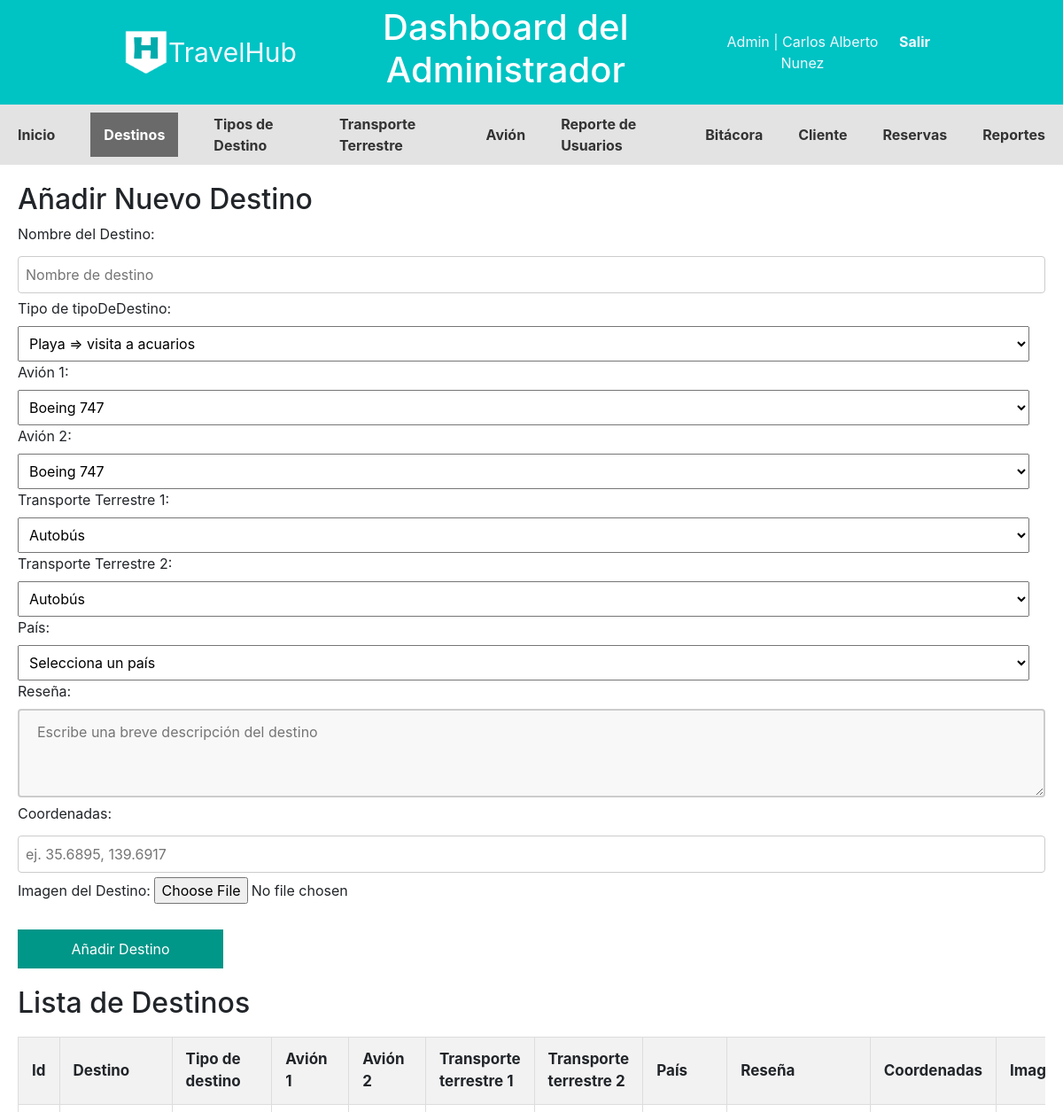
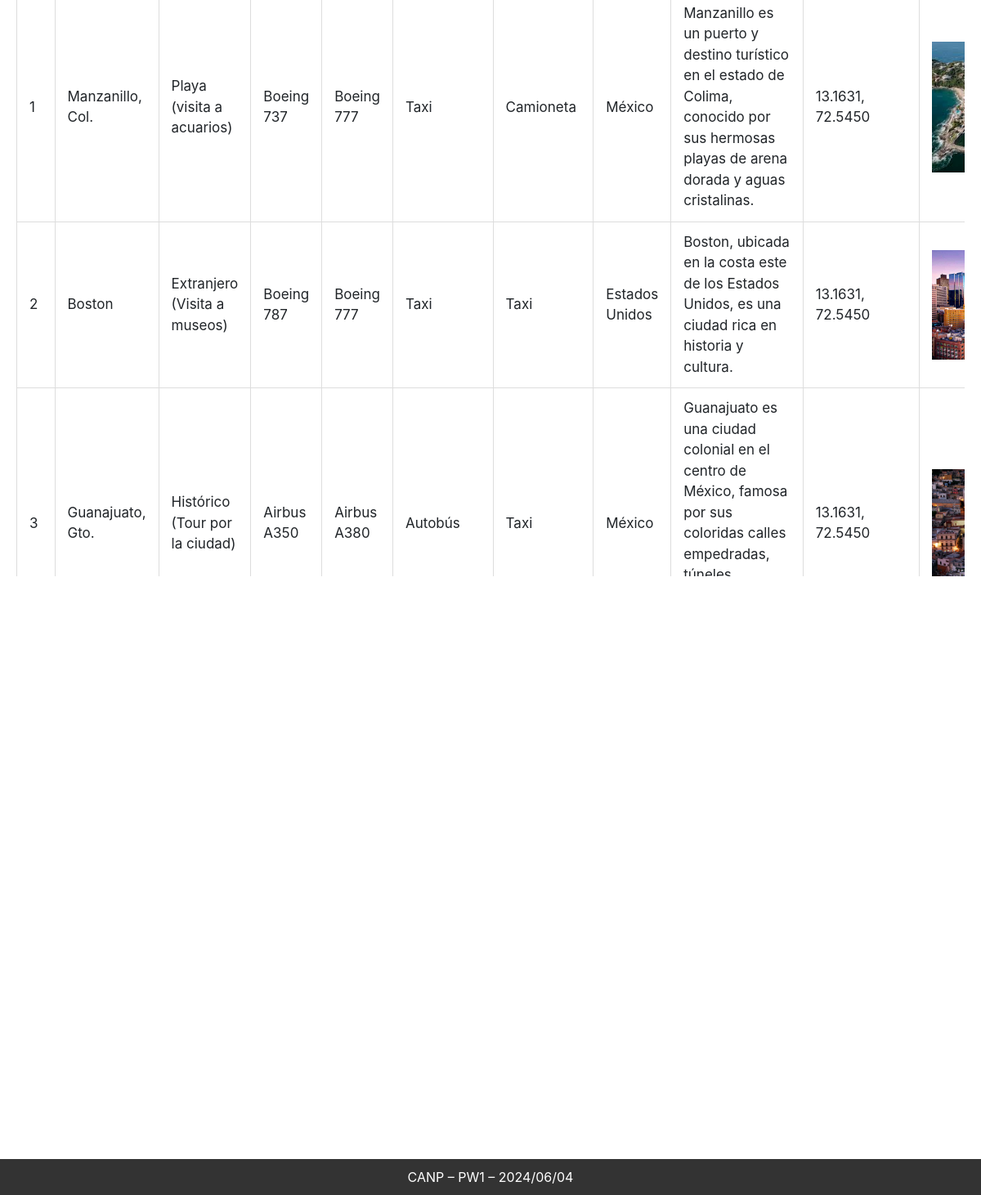
Screenshot of /Admin/CANP_Destino (signed in) with the database file from the repository (2 pictures, top to bottom).
### tables this page shows
CREATE TABLE `tbldestino` (
  `id_destino` int(11) NOT NULL,
  `nombre_destino` varchar(255) NOT NULL,
  `id_tipodestino` int(11) DEFAULT NULL,
  `id_avion1` int(11) DEFAULT NULL,
  `id_avion2` int(11) DEFAULT NULL,
  `id_transpterrestre1` int(11) DEFAULT NULL,
  `id_transpterrestre2` int(11) DEFAULT NULL,
  `pais` varchar(255) DEFAULT NULL,
  `resenia` varchar(255) DEFAULT NULL,
  `coordenadas` varchar(255) DEFAULT NULL,
  `imagen_destino` blob DEFAULT NULL
);

CREATE TABLE `tbltipodestino` (
  `id_tipodestino` int(11) NOT NULL,
  `Nombre_destino` varchar(255) NOT NULL,
  `Actividades_populares` varchar(255) NOT NULL,
  `Epoca_sugerida` varchar(255) NOT NULL
);

CREATE TABLE `tblavion` (
  `id_avion` int(11) NOT NULL,
  `numero_serie` varchar(255) DEFAULT NULL,
  `modelo` varchar(255) DEFAULT NULL,
  `capacidad_asientos` int(11) NOT NULL,
  `empresa_propietaria` varchar(255) DEFAULT NULL
);

CREATE TABLE `tbltransporteterrestre` (
  `id_transpterrestre` int(11) NOT NULL,
  `tipo_transporte` varchar(255) DEFAULT NULL,
  `placa` varchar(255) DEFAULT NULL,
  `capacidad_pasajeros` int(11) NOT NULL,
  `anio_fabricacion` int(11) NOT NULL,
  `empresa_propietaria` varchar(255) DEFAULT NULL
);

### Controllers/templateCtr.php (called while the page is built)
<?php
class Template
{
    public static function templateCtr()
    {
        include 'Views/plantilla.php';
    }
}

### index.php (called while the page is built, shortened)
<?php
include_once "Controllers/templateCtr.php";
include_once "Controllers/rutaCtr.php";
include_once "Controllers/avionCtr.php";
include_once "Controllers/destinosCtr.php";
include_once "Controllers/transporteTerrestreCtr.php";
include_once "Models/avionMdl.php";
include_once "Models/destinosMdl.php";
include_once "Models/transporteTerrestreMdl.php";
$template = new Template();
$template->templateCtr();

### Models/destinosMdl.php (called while the page is built, shortened)
<?php
class DestinoMdl {
public static function canp_leer_destinos_mdl() {
    try {
        $db = Conexion::conectar();
        $sql = "SELECT * FROM tbldestino";
        $stmt = $db->prepare($sql);
        $stmt->execute();
        return $stmt->fetchAll();
    } catch (PDOException $e) {
        return "Error al leer datos del destino: " . $e->getMessage();
    }
}
    public static function canp_leer_tipos_destinos_mdl() {
        try {
            $db = Conexion::conectar();
            $sql = "SELECT * FROM tbltipodestino";
            $stmt = $db->prepare($sql);
            $stmt->execute();
            return $stmt->fetchAll();
        } catch (PDOException $e) {
            return "Error al leer datos de tipos de destino: " . $e->getMessage();
        }
    }
    public static function canp_leer_tipo_destino_id_mdl($idTipoDestino) {
        try {
            $db = Conexion::conectar();
            $sql = "SELECT * FROM tbltipodestino WHERE id_tipodestino = :id_tipodestino";
            $stmt = $db->prepare($sql);
            $stmt->bindParam(':id_tipodestino', $idTipoDestino);
            $stmt->execute();
            return $stmt->fetch();
        } catch (PDOException $e) {
            return "Error al leer datos de tipos de destino: " . $e->getMessage();
        }
    }
}

### Controllers/destinosCtr.php (called while the page is built, shortened)
<?php
class DestinoCtr {
public static function canp_leer_destinos_ctr() {
    $respuesta = DestinoMdl::canp_leer_destinos_mdl();
    return $respuesta;
}
public static function canp_leer_tipos_destinos_ctr() {
    $respuesta = DestinoMdl::canp_leer_tipos_destinos_mdl();
    return $respuesta;
}
public static function canp_leer_tipo_destino_id_ctr($idTipoDestino) {
    $respuesta = DestinoMdl::canp_leer_tipo_destino_id_mdl($idTipoDestino);
    return $respuesta;
}
}

### Models/avionMdl.php (called while the page is built, shortened)
<?php
class AvionMdl {
public static function canp_leer_avion_id_mdl($avion) {
    try {
        $db = Conexion::conectar();
        $sql = "SELECT * FROM tblavion WHERE id_avion = :id";
        $stmt = $db->prepare($sql);
        $stmt->bindParam(':id', $avion);
        $stmt->execute();
        return $stmt->fetch();
    } catch (PDOException $e) {
        return "Error al leer datos del avión: " . $e->getMessage();
    }
}
public static function canp_leer_aviones_mdl() {
    try {
        $db = Conexion::conectar();
        $sql = "SELECT * FROM tblavion";
        $stmt = $db->prepare($sql);
        $stmt->execute();
        return $stmt->fetchAll();
    } catch (PDOException $e) {
        return "Error al leer datos del avión: " . $e->getMessage();
    }
}
}

### Controllers/avionCtr.php (called while the page is built, shortened)
<?php
class AvionCtr {
    public static function canp_leer_aviones_ctr() {
        $respuesta = AvionMdl::canp_leer_aviones_mdl();
        return $respuesta;
    }
    public static function canp_leer_avion_id_ctr($avion) {
        $respuesta = AvionMdl::canp_leer_avion_id_mdl($avion);
        return $respuesta;
    }
}

### Models/transporteTerrestreMdl.php (called while the page is built, shortened)
<?php
class TransporteTerrestreMdl {
    public static function canp_leer_transportes_terrestres_mdl() {
        try {
            $db = Conexion::conectar();
            $sql = "SELECT * FROM  tbltransporteterrestre";
            $stmt = $db->prepare($sql);
            $stmt->execute();
            return $stmt->fetchAll();
        } catch (PDOException $e) {
            return "Error al leer datos del transporte terrestre: " . $e->getMessage();
        }
    }
    public static function canp_leer_transporte_terrestre_id_mdl($id) {
        try {
            $db = Conexion::conectar();
            $sql = "SELECT * FROM  tbltransporteterrestre WHERE id_transpterrestre = :id";
            $stmt = $db->prepare($sql);
            $stmt->bindParam(':id', $id);
            $stmt->execute();
            return $stmt->fetch();
        } catch (PDOException $e) {
            return "Error al leer datos del transporte terrestre: " . $e->getMessage();
        }
    }
}

### Controllers/transporteTerrestreCtr.php (called while the page is built, shortened)
<?php
class TransporteTerrestreCtr {
    public static function canp_leer_transportes_terrestres_ctr() {
        $respuesta = TransporteTerrestreMdl::canp_leer_transportes_terrestres_mdl();
        return $respuesta;
    }
    public static function canp_leer_transporte_terrestre_id_ctr($idTransporte) {
        $respuesta = TransporteTerrestreMdl::canp_leer_transporte_terrestre_id_mdl($idTransporte);
        return $respuesta;
    }
}

### Controllers/rutaCtr.php (called while the page is built)
<?php
class Ruta{
    public static function rutaCtr(){
        return "http://localhost/TravelHub/";
    }
}

### Admin/CANP_Destino.php (the view, shortened to what this page needs)
<?php
include 'Components/cabeceraAdmin.php';
include 'Components/navAdmin.php'
?>
    <div class="contenedor">
        <h2>Añadir Nuevo Destino</h2>
        <form class="formDestinoAdmin" method="post" enctype="multipart/form-data">
            <label for="nombreDestino">Nombre del Destino: <div class="tooltip required"> *<span class="tooltiptext">Campo obligatorio</span></div></label>
            <input type="text" name="nombreDestino" class="nombreDestino" placeholder="Nombre de destino">
            <label for="tipoDeDestino">Tipo de tipoDeDestino: <div class="tooltip required"> *<span class="tooltiptext">Campo obligatorio</span></div></label>
            <select id="tipoDeDestino" class="tipoDeDestino" name="tipoDeDestino">
            <?php
                $destinos = DestinoCtr::canp_leer_tipos_destinos_ctr();
                foreach ($destinos as $key => $destino) {
                    echo ' <option value="'.$destino["id_tipodestino"].'">'.$destino["Nombre_destino"]." => ".$destino["Actividades_populares"].'</option>';
                }
            ?>
            </select>
            <label for="avion1">Avión 1: <div class="tooltip required"> *<span class="tooltiptext">Campo obligatorio</span></div></label>
            <select id="avion1" class="avion1" name="avion1">
            <?php
                $aviones = AvionCtr::canp_leer_aviones_ctr();
                foreach ($aviones as $key => $avion) {
                    echo ' <option value="'.$avion["id_avion"].'">'.$avion["modelo"].'</option>';
                }
            ?>
            </select>
            <label for="avion2">Avión 2: <div class="tooltip required"> *<span class="tooltiptext">Campo obligatorio</span></div></label>
            <select id="avion2" class="avion2" name="avion2">
           <?php
               $aviones = AvionCtr::canp_leer_aviones_ctr();
               foreach ($aviones as $key => $avion) {
                echo ' <option value="'.$avion["id_avion"].'">'.$avion["modelo"].'</option>';
               }
           ?>
           </select>
            <label for="transporte1">Transporte Terrestre 1: <div class="tooltip required"> *<span class="tooltiptext">Campo obligatorio</span></div></label>
            <select id="transporte1" class="transporte1" name="transporte1">
           <?php
               $transportes = TransporteTerrestreCtr::canp_leer_transportes_terrestres_ctr();
               foreach ($transportes as $key => $transporte) {
                   echo ' <option value="'.$transporte["id_transpterrestre"].'">'.$transporte["tipo_transporte"].'</option>';
               }
           ?>
           </select>
            <label for="transporte2">Transporte Terrestre 2: <div class="tooltip required"> *<span class="tooltiptext">Campo obligatorio</span></div></label>
            <select id="transporte2" class="transporte2" name="transporte2">
           <?php
               $transportes = TransporteTerrestreCtr::canp_leer_transportes_terrestres_ctr();
               foreach ($transportes as $key => $transporte) {
                   echo ' <option value="'.$transporte["id_transpterrestre"].'">'.$transporte["tipo_transporte"].'</option>';
               }
           ?>
           </select>
            <label for="pais">País: <div class="tooltip required"> *<span class="tooltiptext">Campo obligatorio</span></div></label>
            <select id="pais" class="pais" name="pais">
            <?php include 'Components/paises.php' ?>
            </select>
            <label for="resena">Reseña: <div class="tooltip required"> *<span class="tooltiptext">Campo obligatorio</span></div></label>
            <textarea id="resena" name="resena" placeholder="Escribe una breve descripción del destino"></textarea>
            <label for="coordenadas">Coordenadas: <div class="tooltip required"> *<span class="tooltiptext">Campo obligatorio</span></div></label>
            <input type="text" id="coordenadas" name="coordenadas" placeholder="ej. 35.6895, 139.6917">
            <label for="imagen">Imagen del Destino: <div class="tooltip required"> *<span class="tooltiptext">Campo obligatorio</span></div></label>
             <input type="file" id="imagen" class="imagen" name="imagen" accept="image/*"> <br>
            <br>
            <button name="btnDestino" class="btnformulario" type="submit">Añadir Destino</button>
        </form>
        <h2>Lista de Destinos</h2>
        <div class="tableContainer">
        <table class="tblDestinos">
            <thead>
                <tr>
                    <th>Id</th>
                    <th>Destino</th>
                    <th>Tipo de destino</th>
                    <th>Avión 1</th>
                    <th>Avión 2</th>
                    <th>Transporte terrestre 1</th>
                    <th>Transporte terrestre 2</th>
                    <th>País</th>
                    <th>Reseña</th>
                    <th>Coordenadas</th>
                    <th>Imagen</th>
                </tr>
            </thead>
            <tbody>
                 <?php
                    $destinos = DestinoCtr::canp_leer_destinos_ctr();
                    foreach ($destinos as $key => $destino) {
                            $tipoDestino = DestinoCtr::canp_leer_tipo_destino_id_ctr($destino["id_tipodestino"]);
                            $avion1 = AvionCtr::canp_leer_avion_id_ctr($destino["id_avion1"]);
                            $avion2 = AvionCtr::canp_leer_avion_id_ctr($destino["id_avion2"]);
                            $id_transporte1 = TransporteTerrestreCtr::canp_leer_transporte_terrestre_id_ctr($destino["id_transpterrestre1"]);
                            $id_transporte2 = TransporteTerrestreCtr::canp_leer_transporte_terrestre_id_ctr($destino["id_transpterrestre2"]);
                        echo '
                        <tr>
                        <td>'.($key+1).'</td>
                        <td>'.$destino["nombre_destino"].'</td>
                        <td>'.$tipoDestino["Nombre_destino"]. " (".$tipoDestino["Actividades_populares"].") ".'</td>
                        <td>'.$avion1["modelo"].'</td>
                        <td>'.$avion2["modelo"].'</td>
                        <td>'.$id_transporte1["tipo_transporte"].'</td>
                        <td>'.$id_transporte2["tipo_transporte"].'</td>
                        <td>'.$destino["pais"].'</td>
                        <td>'.$destino["resenia"].'</td>
                        <td>'.$destino["coordenadas"].'</td>
                        <td>
                            <img class="imagenDestino" src="'.$rutaLocal.substr($destino["imagen_destino"],4).'">
                        </td>
                        <td>
                        <button btnEditarDestino="'.$destino["id_destino"].'" class="edit btn-edit warning btnEditarDestino"> <i class="fa-solid fa-pen-to-square"></i></a>
                        <button btnEliminarDestino="'.$destino["id_destino"].'" class="delete btnEliminarDestino"><i class="fa-solid fa-trash"></i></button>
                    </td>
                    </tr>
                        ';
                    }
                ?>
            </tbody>
        </table>
        </div>
        </div>

### rows the page displays
tbldestino: nombre_destino "Manzanillo, Col.", id_tipodestino.Nombre_destino "Playa", id_tipodestino.Actividades_populares "visita a acuarios", id_avion1.modelo "Boeing 737", id_avion2.modelo "Boeing 777", id_transpterrestre1.tipo_transporte "Taxi", id_transpterrestre2.tipo_transporte "Camioneta", pais "México", resenia "Manzanillo es un puerto y destino turístico en el estado de Colima, conocido por sus hermosas playas de arena dorada y aguas cristalinas.", coordenadas "13.1631, 72.5450", imagen_destino (picture)
tbldestino: nombre_destino "Boston", id_tipodestino.Nombre_destino "Extranjero", id_tipodestino.Actividades_populares "Visita a museos", id_avion1.modelo "Boeing 787", id_avion2.modelo "Boeing 777", id_transpterrestre1.tipo_transporte "Taxi", pais "Estados Unidos", resenia "Boston, ubicada en la costa este de los Estados Unidos, es una ciudad rica en historia y cultura.", coordenadas "13.1631, 72.5450", imagen_destino (picture)
tbldestino: nombre_destino "Guanajuato, Gto.", id_tipodestino.Nombre_destino "Histórico", id_tipodestino.Actividades_populares "Tour por la ciudad", id_avion1.modelo "Airbus A350", id_avion2.modelo "Airbus A380", id_transpterrestre1.tipo_transporte "Autobús", id_transpterrestre2.tipo_transporte "Taxi", pais "México", resenia "Guanajuato es una ciudad colonial en el centro de México, famosa por sus coloridas calles empedradas,…", coordenadas "13.1631, 72.5450", imagen_destino (picture)

### other values shown
$_SESSION["nombre"] "Carlos Alberto Nunez"
form field tipoDeDestino "Playa => visita a acuarios"
form field avion1 "Boeing 747"
form field avion2 "Boeing 747"
form field transporte1 "Autobús"
form field transporte2 "Autobús"
